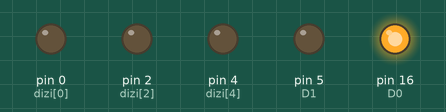
Recording of a sketch running on a simulated Arduino Uno, built with avr-gcc and run on an emulated ATmega328P. Shown: output pins drawn as LEDs (lit = HIGH).

Above: at 0.05 s.
At 0.65 s:
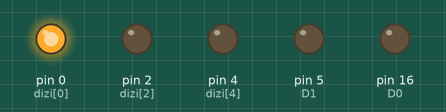
At 1.25 s:
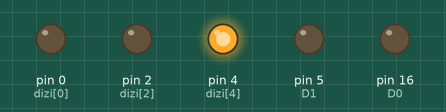
At 1.85 s:
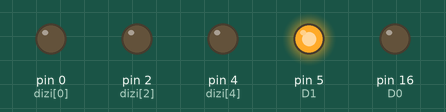
At 2.5 s:
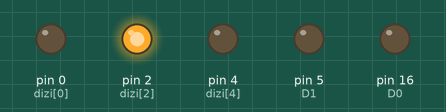
Timing chart, 0 to 3.0 s (numbered marks = the images above):
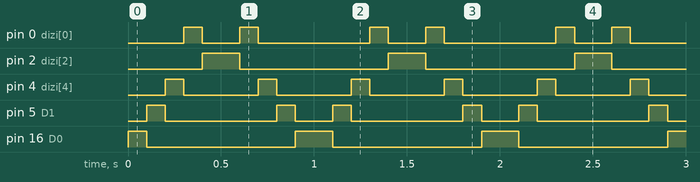

The sketch:

sketch_oct16a.ino
```cpp
#define D0 16
#define D1 5
#define D2 4
#define D3 0
#define D4 2
#define D5 14
#define D6 12
#define D7 13
#define D8 15
#define Rxio 3
#define Txio 1
#define Sd2io 9
#define Sd3io 10
int dizi[5]={D0,D1,D2,D3,D4};
void blinks()
{
  for(int i=0;i<5;i++)
  {
    for(int j=0;j<5;j++)
    {
      if(i==j)
      {
        digitalWrite(dizi[j],HIGH);
      }
      else
      {
        digitalWrite(dizi[j],LOW);
      }

    }
    delay(100);
  }
  for(int i=4;i>=0;i--)
  {
    for(int j=0;j<5;j++)
    {
      if(i==j)
      {
        digitalWrite(dizi[j],HIGH);
      }
      else
      {
        digitalWrite(dizi[j],LOW);
      }

    }
    delay(100);
  }

}
void setup() {

  for(int i=0;i<5;i++)
  {
    pinMode(dizi[i],OUTPUT);
  }

}

void loop() {
  blinks();

}
```

Measured:
- by itself, pin 0 (dizi[0]): repeats every 1.0 s: LOW 0.20 s, HIGH 0.10 s, LOW 0.60 s, HIGH 0.10 s
- by itself, pin 2 (dizi[2]): alternates HIGH for 0.20 s and LOW for 0.80 s
- by itself, pin 4 (dizi[4]): alternates HIGH for 0.10 s and LOW for 0.40 s
- by itself, pin 5 (D1): repeats every 1.0 s: LOW 0.60 s, HIGH 0.10 s, LOW 0.20 s, HIGH 0.10 s
- by itself, pin 16 (D0): repeats every 1.0 s: LOW 0.80 s, HIGH 0.20 s
